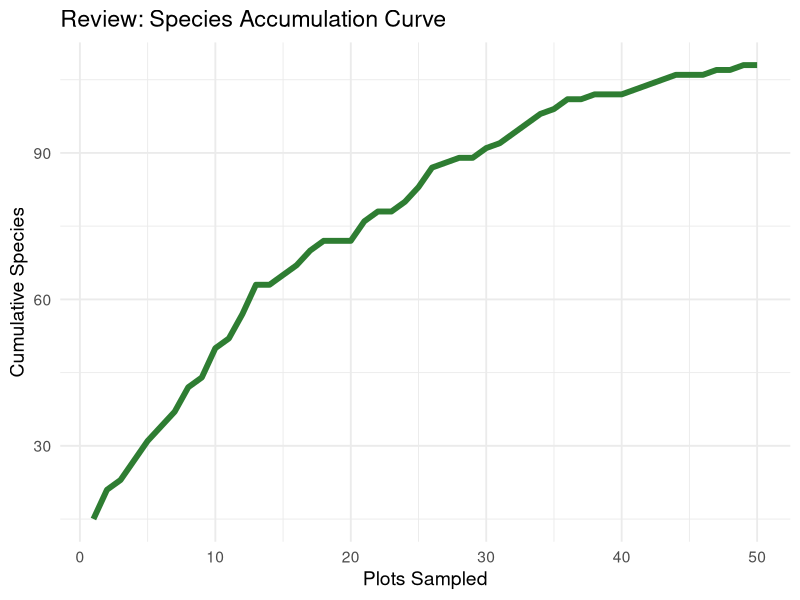
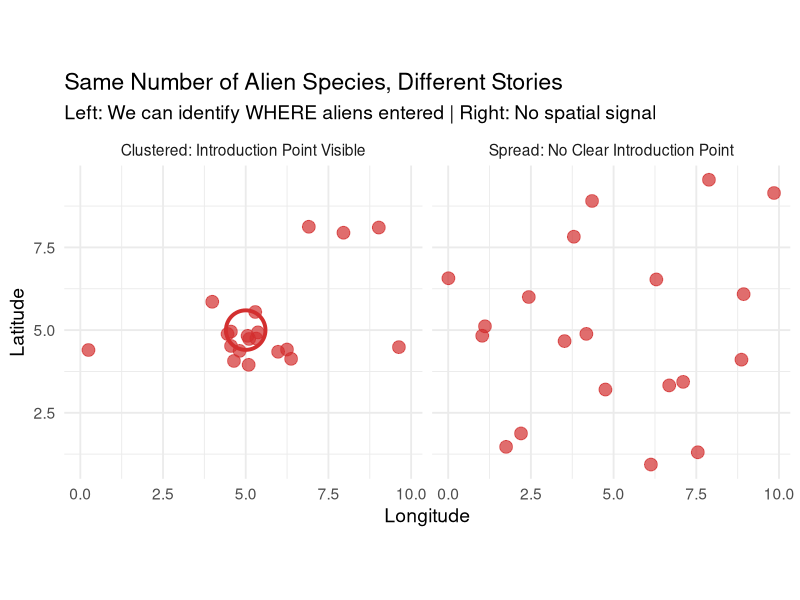
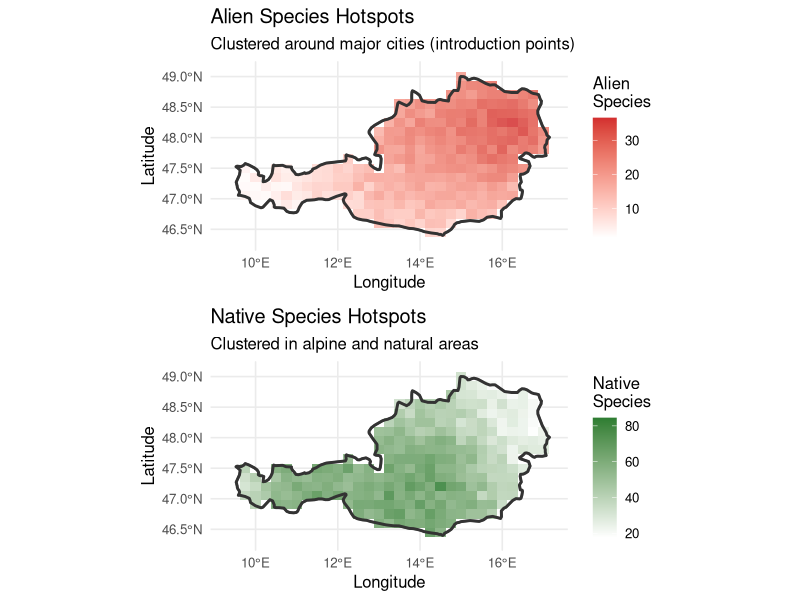
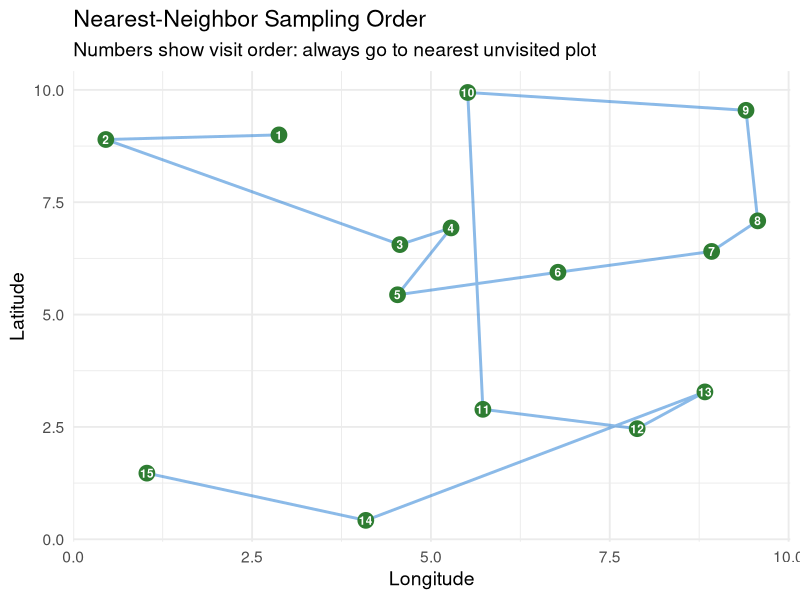
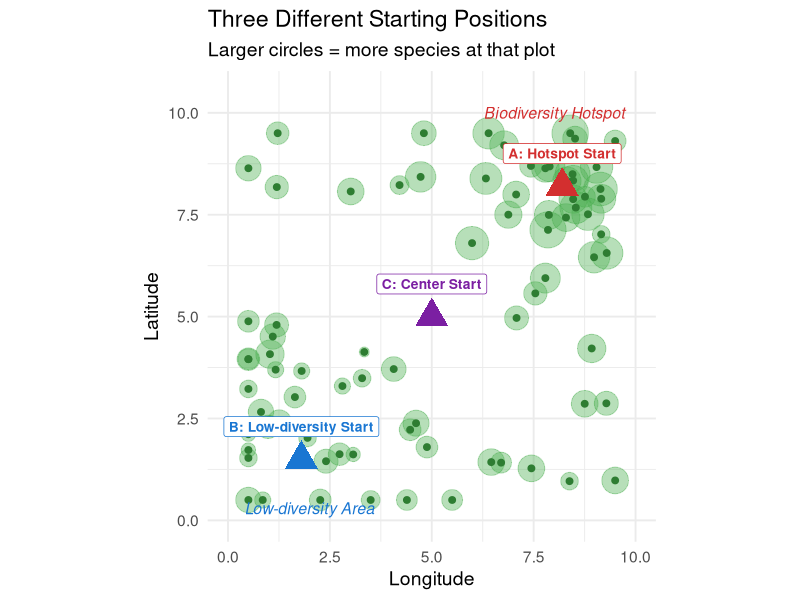
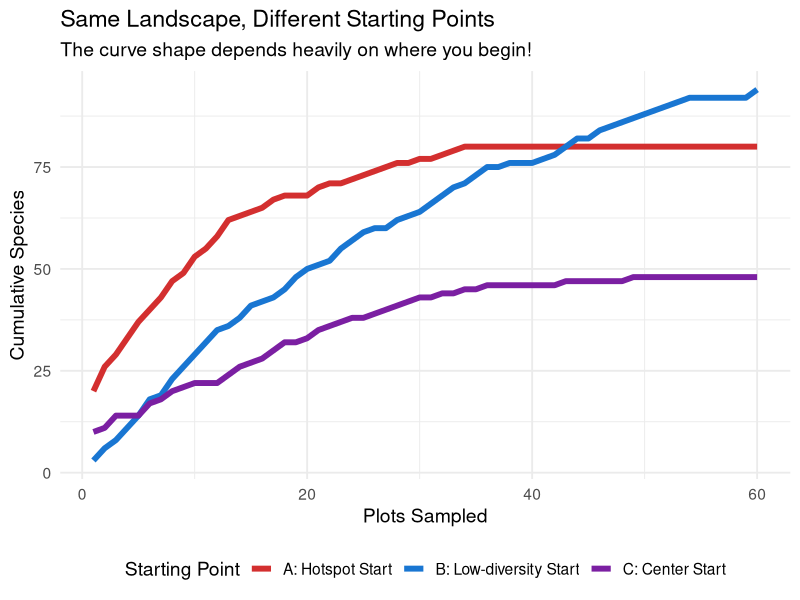
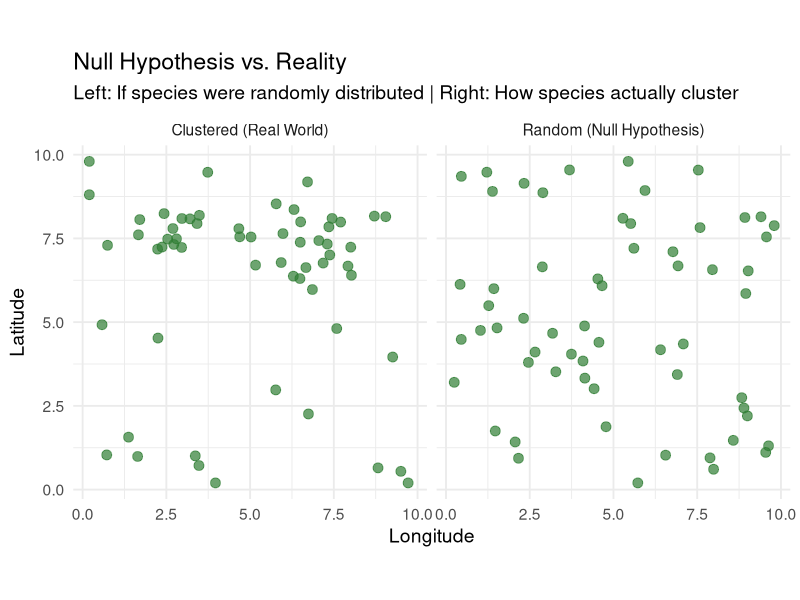
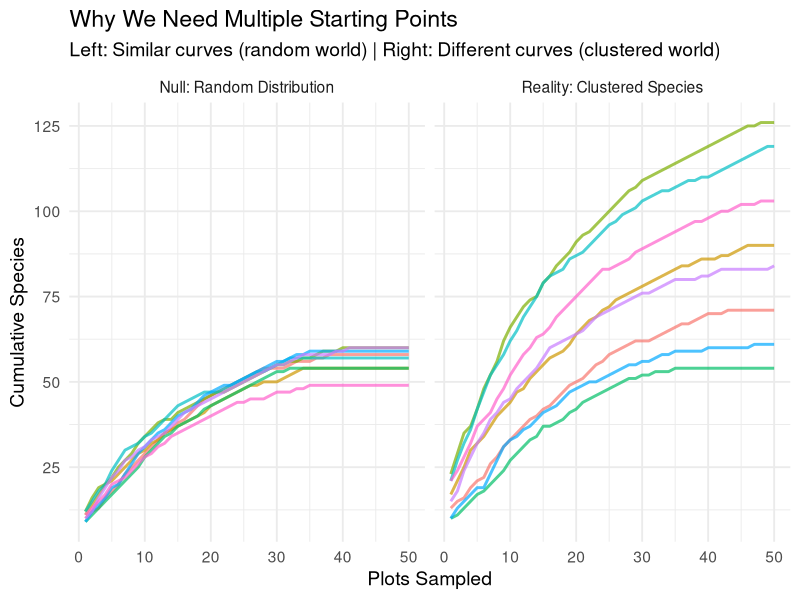

Write the R code that produced these figures, in order.
## ---- chunk 1
knitr::opts_chunk$set(echo = FALSE, message = FALSE, warning = FALSE, fig.width = 9, fig.height = 5)
library(tidyverse)
library(knitr)
library(sf)
library(rnaturalearth)
## ---- chunk 2
set.seed(42)
n <- 50
curve_data <- data.frame(
  plots = 1:n,
  species = cumsum(c(15, pmax(0, round(rnorm(n-1, 3, 2) * (1 - (1:49)/60)))))
)

ggplot(curve_data, aes(x = plots, y = species)) +
  geom_line(color = "#2E7D32", linewidth = 2) +
  labs(title = "Review: Species Accumulation Curve",
       x = "Plots Sampled", y = "Cumulative Species") +
  theme_minimal(base_size = 14)
## ---- chunk 3
# Show two scenarios with same total species but different spatial patterns
set.seed(123)

# Scenario A: Clustered aliens (introduction point)
cluster_x <- c(rnorm(15, 5, 0.8), runif(5, 0, 10))
cluster_y <- c(rnorm(15, 5, 0.8), runif(5, 0, 10))

# Scenario B: Spread aliens (no clear introduction point)
spread_x <- runif(20, 0, 10)
spread_y <- runif(20, 0, 10)

scenario_data <- rbind(
  data.frame(x = cluster_x, y = cluster_y,
             scenario = "Clustered: Introduction Point Visible"),
  data.frame(x = spread_x, y = spread_y,
             scenario = "Spread: No Clear Introduction Point")
)

ggplot(scenario_data, aes(x = x, y = y)) +
  geom_point(size = 4, color = "#D32F2F", alpha = 0.7) +
  geom_point(data = data.frame(x = 5, y = 5, scenario = "Clustered: Introduction Point Visible"),
             aes(x = x, y = y), size = 12, shape = 1, color = "#D32F2F", stroke = 2) +
  facet_wrap(~scenario) +
  labs(title = "Same Number of Alien Species, Different Stories",
       subtitle = "Left: We can identify WHERE aliens entered | Right: No spatial signal",
       x = "Longitude", y = "Latitude") +
  theme_minimal(base_size = 14) +
  coord_fixed(ratio = 1)
## ---- chunk 4
# Get real Austria outline from Natural Earth
austria_sf <- ne_countries(scale = "medium", country = "Austria", returnclass = "sf")

# Create grid covering Austria
grid_x <- seq(9.5, 17, by = 0.25)
grid_y <- seq(46.3, 49, by = 0.15)
grid <- expand.grid(x = grid_x, y = grid_y)

# Convert grid to sf points and test which are inside Austria
grid_sf <- st_as_sf(grid, coords = c("x", "y"), crs = 4326)
grid$inside <- st_intersects(grid_sf, austria_sf, sparse = FALSE)[, 1]

# Simulate alien hotspots (clustered around Vienna and Linz - major cities)
set.seed(2024)
grid$alien_richness <- ifelse(grid$inside,
  pmax(0,
    25 * exp(-((grid$x - 16.4)^2 + (grid$y - 48.2)^2) / 2) +
    15 * exp(-((grid$x - 14.3)^2 + (grid$y - 48.3)^2) / 3) +
    8 * exp(-((grid$x - 13)^2 + (grid$y - 47.8)^2) / 4) +
    rnorm(nrow(grid), 3, 2)
  ),
  NA
)
grid$alien_richness[grid$alien_richness < 0] <- 0

# Simulate native hotspots (clustered in Alps and natural areas)
grid$native_richness <- ifelse(grid$inside,
  pmax(0,
    40 * exp(-((grid$x - 11)^2 + (grid$y - 47)^2) / 3) +
    35 * exp(-((grid$x - 13.5)^2 + (grid$y - 47.2)^2) / 4) +
    30 * exp(-((grid$x - 15)^2 + (grid$y - 46.8)^2) / 3) +
    rnorm(nrow(grid), 15, 5)
  ),
  NA
)
grid$native_richness[grid$native_richness < 0] <- 0

grid_inside <- grid[grid$inside, ]

# Alien hotspot map
p1 <- ggplot() +
  geom_sf(data = austria_sf, fill = "white", color = "#666666", linewidth = 0.8) +
  geom_tile(data = grid_inside, aes(x = x, y = y, fill = alien_richness),
            width = 0.25, height = 0.15, alpha = 0.85) +
  geom_sf(data = austria_sf, fill = NA, color = "#333333", linewidth = 1) +
  scale_fill_gradient(low = "white", high = "#D32F2F", na.value = "transparent",
                      name = "Alien\nSpecies") +
  labs(title = "Alien Species Hotspots",
       subtitle = "Clustered around major cities (introduction points)",
       x = "Longitude", y = "Latitude") +
  theme_minimal(base_size = 12) +
  coord_sf(xlim = c(9.3, 17.2), ylim = c(46.3, 49.1)) +
  theme(legend.position = "right")

# Native hotspot map
p2 <- ggplot() +
  geom_sf(data = austria_sf, fill = "white", color = "#666666", linewidth = 0.8) +
  geom_tile(data = grid_inside, aes(x = x, y = y, fill = native_richness),
            width = 0.25, height = 0.15, alpha = 0.85) +
  geom_sf(data = austria_sf, fill = NA, color = "#333333", linewidth = 1) +
  scale_fill_gradient(low = "white", high = "#2E7D32", na.value = "transparent",
                      name = "Native\nSpecies") +
  labs(title = "Native Species Hotspots",
       subtitle = "Clustered in alpine and natural areas",
       x = "Longitude", y = "Latitude") +
  theme_minimal(base_size = 12) +
  coord_sf(xlim = c(9.3, 17.2), ylim = c(46.3, 49.1)) +
  theme(legend.position = "right")

# Stack plots
gridExtra::grid.arrange(p1, p2, ncol = 1)
## ---- chunk 5
set.seed(123)
n_pts <- 15
pts <- data.frame(
  x = runif(n_pts, 0, 10),
  y = runif(n_pts, 0, 10),
  order = NA
)

# Nearest neighbor order starting from point 1
current <- 1
pts$order[1] <- 1
visited <- 1

for(i in 2:n_pts) {
  unvisited <- setdiff(1:n_pts, visited)
  distances <- sqrt((pts$x[unvisited] - pts$x[current])^2 +
                   (pts$y[unvisited] - pts$y[current])^2)
  nearest <- unvisited[which.min(distances)]
  pts$order[nearest] <- i
  visited <- c(visited, nearest)
  current <- nearest
}

pts_ordered <- pts[order(pts$order), ]

ggplot(pts, aes(x = x, y = y)) +
  geom_path(data = pts_ordered, color = "#1976D2", linewidth = 1, alpha = 0.5) +
  geom_point(size = 5, color = "#2E7D32") +
  geom_text(aes(label = order), color = "white", size = 3, fontface = "bold") +
  labs(title = "Nearest-Neighbor Sampling Order",
       subtitle = "Numbers show visit order: always go to nearest unvisited plot",
       x = "Longitude", y = "Latitude") +
  theme_minimal(base_size = 14)
## ---- chunk 6
set.seed(2024)

# Create a landscape with clustering
n_plots <- 80

# Generate clustered points (hotspot in top-right, low diversity in bottom-left)
hotspot_x <- rnorm(25, mean = 8, sd = 1)
hotspot_y <- rnorm(25, mean = 8, sd = 1)
lowdiv_x <- rnorm(20, mean = 2, sd = 1.5)
lowdiv_y <- rnorm(20, mean = 2, sd = 1.5)
scattered_x <- runif(35, 0, 10)
scattered_y <- runif(35, 0, 10)

plots_df <- data.frame(
  x = c(hotspot_x, lowdiv_x, scattered_x),
  y = c(hotspot_y, lowdiv_y, scattered_y),
  richness = c(
    rpois(25, lambda = 25),    # Hotspot: high richness
    rpois(20, lambda = 5),     # Low diversity: few species
    rpois(35, lambda = 12)     # Scattered: medium richness
  )
)

# Clip to 0-10 range
plots_df$x <- pmin(pmax(plots_df$x, 0.5), 9.5)
plots_df$y <- pmin(pmax(plots_df$y, 0.5), 9.5)

# Define three starting points
start_points <- data.frame(
  x = c(8.2, 1.8, 5),
  y = c(8.2, 1.5, 5),
  label = c("A: Hotspot Start", "B: Low-diversity Start", "C: Center Start"),
  color = c("#D32F2F", "#1976D2", "#7B1FA2")
)

ggplot() +
  # Background gradient showing richness
  geom_point(data = plots_df, aes(x = x, y = y, size = richness),
             color = "#4CAF50", alpha = 0.4) +
  geom_point(data = plots_df, aes(x = x, y = y),
             color = "#2E7D32", size = 2) +
  # Starting points with labels
  geom_point(data = start_points, aes(x = x, y = y, color = label),
             size = 8, shape = 17) +
  geom_label(data = start_points, aes(x = x, y = y + 0.8, label = label, color = label),
             fontface = "bold", size = 3.5, fill = "white", label.padding = unit(0.3, "lines")) +
  # Annotations for regions
  annotate("text", x = 8, y = 10, label = "Biodiversity Hotspot",
           color = "#D32F2F", fontface = "italic", size = 4) +
  annotate("text", x = 2, y = 0.3, label = "Low-diversity Area",
           color = "#1976D2", fontface = "italic", size = 4) +
  scale_color_manual(values = c("A: Hotspot Start" = "#D32F2F",
                                 "B: Low-diversity Start" = "#1976D2",
                                 "C: Center Start" = "#7B1FA2")) +
  scale_size_continuous(range = c(3, 12), guide = "none") +
  labs(title = "Three Different Starting Positions",
       subtitle = "Larger circles = more species at that plot",
       x = "Longitude", y = "Latitude") +
  theme_minimal(base_size = 14) +
  theme(legend.position = "none") +
  coord_fixed(ratio = 1, xlim = c(0, 10), ylim = c(0, 10.5))
## ---- chunk 7
# Simulate accumulation curves from different starting points
set.seed(42)
n_steps <- 60

# Hotspot start: fast initial accumulation
hotspot_curve <- data.frame(
  plots = 1:n_steps,
  species = cumsum(c(20, pmax(0, round(rnorm(n_steps-1, mean = 4, sd = 2) *
                                        exp(-(1:(n_steps-1))/15))))),
  start = "A: Hotspot Start"
)

# Low-diversity start: slow initial accumulation
lowdiv_curve <- data.frame(
  plots = 1:n_steps,
  species = cumsum(c(3, pmax(0, round(rnorm(n_steps-1, mean = 2.5, sd = 1.5) *
                                       (1 + (1:(n_steps-1))/40) *
                                       exp(-(1:(n_steps-1))/25))))),
  start = "B: Low-diversity Start"
)

# Center start: medium curve
center_curve <- data.frame(
  plots = 1:n_steps,
  species = cumsum(c(10, pmax(0, round(rnorm(n_steps-1, mean = 3, sd = 1.8) *
                                        exp(-(1:(n_steps-1))/20))))),
  start = "C: Center Start"
)

all_curves <- rbind(hotspot_curve, lowdiv_curve, center_curve)

ggplot(all_curves, aes(x = plots, y = species, color = start)) +
  geom_line(linewidth = 2) +
  scale_color_manual(values = c("A: Hotspot Start" = "#D32F2F",
                                 "B: Low-diversity Start" = "#1976D2",
                                 "C: Center Start" = "#7B1FA2")) +
  labs(title = "Same Landscape, Different Starting Points",
       subtitle = "The curve shape depends heavily on where you begin!",
       x = "Plots Sampled", y = "Cumulative Species",
       color = "Starting Point") +
  theme_minimal(base_size = 14) +
  theme(legend.position = "bottom")
## ---- chunk 8
# Show what random vs clustered distribution looks like
set.seed(123)
par_old <- par(mfrow = c(1, 2))

# Random distribution (null hypothesis world)
random_plots <- data.frame(
  x = runif(60, 0, 10),
  y = runif(60, 0, 10),
  type = "Random (Null Hypothesis)"
)

# Clustered distribution (real world)
cluster1_x <- rnorm(20, 7, 1)
cluster1_y <- rnorm(20, 7, 1)
cluster2_x <- rnorm(15, 3, 0.8)
cluster2_y <- rnorm(15, 8, 0.8)
scattered_x <- runif(25, 0, 10)
scattered_y <- runif(25, 0, 10)

clustered_plots <- data.frame(
  x = c(cluster1_x, cluster2_x, scattered_x),
  y = c(cluster1_y, cluster2_y, scattered_y),
  type = "Clustered (Real World)"
)

# Clip to bounds
random_plots$x <- pmin(pmax(random_plots$x, 0.2), 9.8)
random_plots$y <- pmin(pmax(random_plots$y, 0.2), 9.8)
clustered_plots$x <- pmin(pmax(clustered_plots$x, 0.2), 9.8)
clustered_plots$y <- pmin(pmax(clustered_plots$y, 0.2), 9.8)

both_plots <- rbind(random_plots, clustered_plots)

ggplot(both_plots, aes(x = x, y = y)) +
  geom_point(size = 3, color = "#2E7D32", alpha = 0.7) +
  facet_wrap(~type, ncol = 2) +
  labs(title = "Null Hypothesis vs. Reality",
       subtitle = "Left: If species were randomly distributed | Right: How species actually cluster",
       x = "Longitude", y = "Latitude") +
  theme_minimal(base_size = 14) +
  coord_fixed(ratio = 1)
## ---- chunk 9
# Simulate multiple curves under null (random) and alternative (clustered)
set.seed(2024)
n_seeds <- 8
n_plots <- 50

simulate_curve <- function(clustered = FALSE, seed_num) {
  set.seed(seed_num * 100)
  if (clustered) {
    # Clustered: starting position matters more
    base_rate <- runif(1, 2, 6)  # Variable start
    species <- cumsum(c(round(base_rate * 4),
                        pmax(0, round(rnorm(n_plots-1, base_rate, 1.5) * exp(-(1:(n_plots-1))/20)))))
  } else {
    # Random: starting position matters less
    base_rate <- runif(1, 3, 4)  # Similar start
    species <- cumsum(c(round(base_rate * 3),
                        pmax(0, round(rnorm(n_plots-1, 3, 1) * exp(-(1:(n_plots-1))/18)))))
  }
  return(species)
}

# Generate curves for both scenarios
null_curves <- lapply(1:n_seeds, function(i) {
  data.frame(plots = 1:n_plots,
             species = simulate_curve(clustered = FALSE, seed_num = i),
             seed = paste0("Seed ", i),
             scenario = "Null: Random Distribution")
})

real_curves <- lapply(1:n_seeds, function(i) {
  data.frame(plots = 1:n_plots,
             species = simulate_curve(clustered = TRUE, seed_num = i),
             seed = paste0("Seed ", i),
             scenario = "Reality: Clustered Species")
})

all_scenario_curves <- rbind(do.call(rbind, null_curves), do.call(rbind, real_curves))

ggplot(all_scenario_curves, aes(x = plots, y = species, color = seed)) +
  geom_line(linewidth = 1, alpha = 0.7) +
  facet_wrap(~scenario, ncol = 2) +
  labs(title = "Why We Need Multiple Starting Points",
       subtitle = "Left: Similar curves (random world) | Right: Different curves (clustered world)",
       x = "Plots Sampled", y = "Cumulative Species") +
  theme_minimal(base_size = 14) +
  theme(legend.position = "none")
## ---- chunk 10
# Show predicted scenarios
set.seed(42)
n_plots <- 60

# Create three scenarios
scenarios <- data.frame(
  plots = rep(1:n_plots, 3),
  scenario = rep(c("Aliens More Clustered", "No Difference", "Aliens More Spread"), each = n_plots)
)

# Simulate curves
# Natives: moderate clustering
native_base <- cumsum(c(8, pmax(0, round(rnorm(n_plots-1, 3, 1.5) * exp(-(1:(n_plots-1))/25)))))
native_pct <- native_base / max(native_base) * 100

# Scenario 1: Aliens more clustered (slower accumulation = more clustered near hotspots)
alien_clustered <- cumsum(c(3, pmax(0, round(rnorm(n_plots-1, 2, 1) * (1 + (1:(n_plots-1))/50) * exp(-(1:(n_plots-1))/30)))))
alien_clustered_pct <- alien_clustered / max(alien_clustered) * 100

# Scenario 2: No difference
alien_same <- native_base * 0.3  # Fewer species, same pattern
alien_same_pct <- alien_same / max(alien_same) * 100

# Scenario 3: Aliens more spread (faster accumulation = evenly distributed)
alien_spread <- cumsum(c(12, pmax(0, round(rnorm(n_plots-1, 4, 1) * exp(-(1:(n_plots-1))/15)))))
alien_spread_pct <- alien_spread / max(alien_spread) * 100

# Combine data
prediction_data <- data.frame(
  plots = rep(1:n_plots, 6),
  pct = c(native_pct, alien_clustered_pct, native_pct, alien_same_pct, native_pct, alien_spread_pct),
  type = rep(c("Native", "Alien"), each = n_plots, times = 3),
  scenario = rep(c("Aliens More Clustered\n(near introduction points)",
                   "No Difference\n(H0: same pattern)",
                   "Aliens More Spread\n(generalist dispersers)"), each = n_plots * 2)
)

prediction_data$scenario <- factor(prediction_data$scenario,
                                    levels = c("Aliens More Clustered\n(near introduction points)",
                                               "No Difference\n(H0: same pattern)",
                                               "Aliens More Spread\n(generalist dispersers)"))

ggplot(prediction_data, aes(x = plots, y = pct, color = type, linetype = type)) +
  geom_line(linewidth = 1.5) +
  facet_wrap(~scenario, ncol = 3) +
  scale_color_manual(values = c("Native" = "#2E7D32", "Alien" = "#D32F2F")) +
  scale_linetype_manual(values = c("Native" = "solid", "Alien" = "dashed")) +
  labs(title = "Possible Outcomes: Native vs. Alien Accumulation",
       subtitle = "Normalized curves (% of total species) allow shape comparison",
       x = "Plots Sampled", y = "% of Total Species",
       color = "Species Type", linetype = "Species Type") +
  theme_minimal(base_size = 12) +
  theme(legend.position = "bottom",
        strip.text = element_text(size = 10, face = "bold"))
